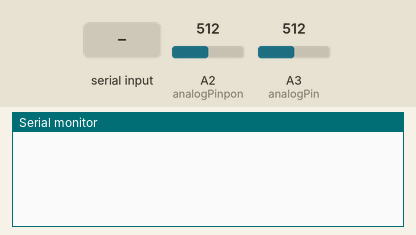
Simulated run of this sketch. Board: Arduino Uno, built with avr-gcc and run on an emulated ATmega328P. Shown: the last lines printed to the serial monitor. The test bench sets the inputs (shaded band); at power-on: A2 (analogPinpon) = 512, A3 (analogPin) = 512.

Above: at 1.2 s.
1.3 s: "1" received over Serial
At 1.51 s:
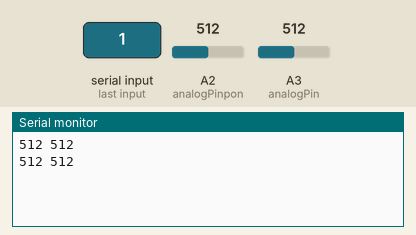
3.3 s: A2 (analogPinpon) set to 716
At 3.32 s:
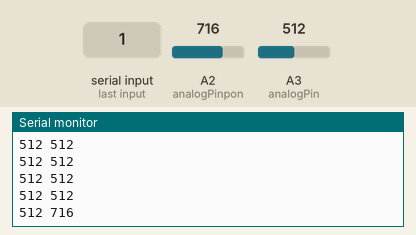
4.8 s: A3 (analogPin) set to 716
At 4.83 s:
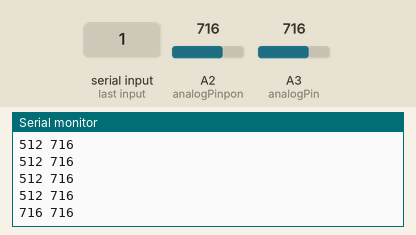
6.3 s: A2 (analogPinpon) set to 900
At 6.33 s:
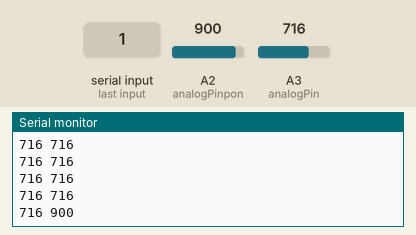
7.8 s: A3 (analogPin) set to 900
At 7.84 s:
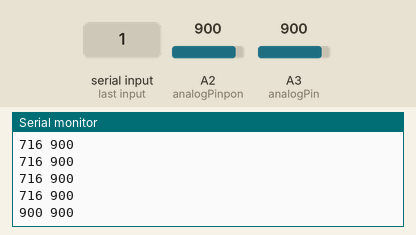
Timing chart, 0 to 10.3 s (numbered marks = the images above; inputs shaded):
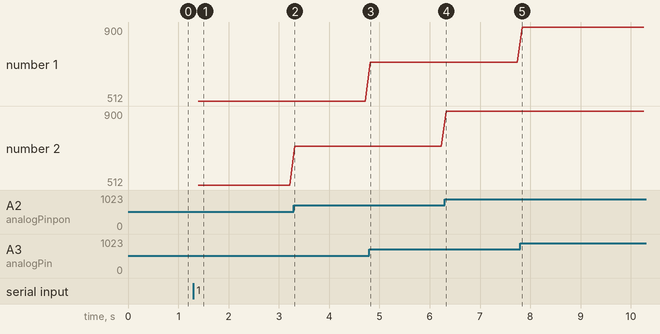

The sketch:

sketch_sep17a.ino
```cpp
#include <Servo.h>

Servo lightservo;
int analogPin = A3;
int analogPinpon = A2;
int a1value = 0;
int a0value = 0;
String DC = "a";
String STEP = "b";

void setup() {
  // put your setup code here, to run once:
  Serial.begin(9600);
  //lightservo.attach(6);
}

void loop() {
  // put your main code here, to run repeatedly:
  if (Serial.available() > 0) {
    a0value= analogRead(analogPin);
    a1value = analogRead(analogPinpon);
    String sendstring = String(a0value)+" "+String(a1value);
    Serial.println(sendstring);
  }
  // If the motor is connected to the arduino uncomment this and line 14
  //if (a0value > 880) lightservo.write(180);
  //if (a0value <= 880) lightservo.write(0);

  delay(100); //One measurement per 1 sek

}
```

Measured:
- after the input at 1.3 s, the serial monitor: prints a new line after 0.10 s (image 1)
- after the input at 3.3 s, the serial monitor: prints a new line at once (image 2)
- after the input at 4.8 s, the serial monitor: prints a new line at once (image 3)
- after the input at 6.3 s, the serial monitor: prints a new line at once (image 4)
- after the input at 7.8 s, the serial monitor: prints a new line at once (image 5)
- plotted number 2: 512 → 716 after the input at 3.3 s, 716 → 900 after the input at 6.3 s
